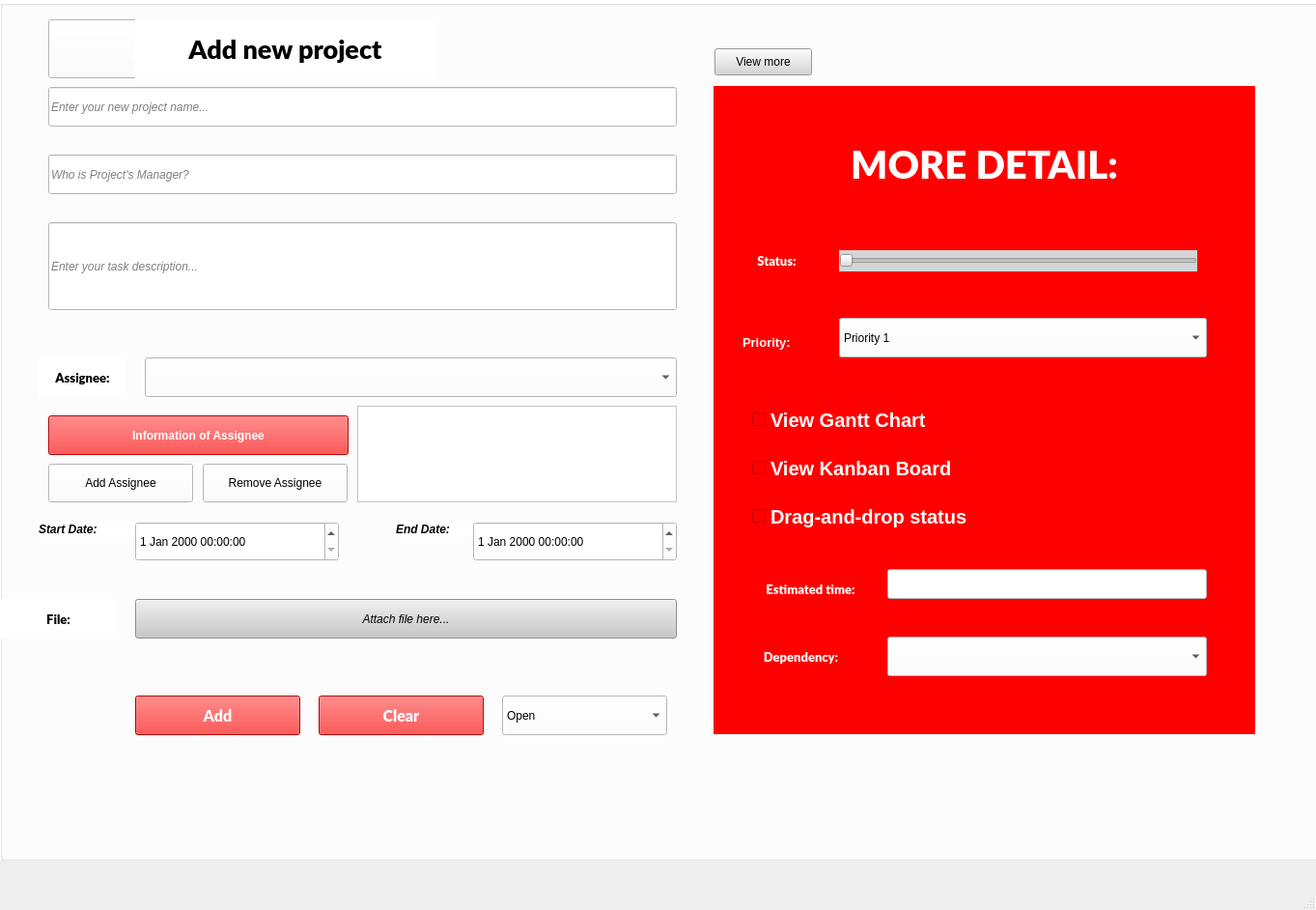
<?xml version="1.0" encoding="UTF-8"?>
<ui version="4.0">
 <class>MainWindow</class>
 <widget class="QMainWindow" name="MainWindow">
  <property name="geometry">
   <rect>
    <x>0</x>
    <y>0</y>
    <width>1363</width>
    <height>942</height>
   </rect>
  </property>
  <property name="sizePolicy">
   <sizepolicy hsizetype="Fixed" vsizetype="Fixed">
    <horstretch>50</horstretch>
    <verstretch>0</verstretch>
   </sizepolicy>
  </property>
  <property name="windowTitle">
   <string>MainWindow</string>
  </property>
  <property name="styleSheet">
   <string notr="true"/>
  </property>
  <widget class="QWidget" name="centralwidget">
   <widget class="QGroupBox" name="groupBox">
    <property name="enabled">
     <bool>true</bool>
    </property>
    <property name="geometry">
     <rect>
      <x>0</x>
      <y>0</y>
      <width>1381</width>
      <height>891</height>
     </rect>
    </property>
    <property name="font">
     <font>
      <family>Rockwell</family>
      <pointsize>14</pointsize>
      <weight>75</weight>
      <bold>true</bold>
     </font>
    </property>
    <property name="styleSheet">
     <string notr="true">background-color: rgb(255, 255, 255);
color: rgb(0, 0, 0);</string>
    </property>
    <property name="title">
     <string/>
    </property>
    <property name="alignment">
     <set>Qt::AlignCenter</set>
    </property>
    <widget class="QLabel" name="label">
     <property name="geometry">
      <rect>
       <x>140</x>
       <y>20</y>
       <width>311</width>
       <height>61</height>
      </rect>
     </property>
     <property name="font">
      <font>
       <family>Lato Black</family>
       <pointsize>20</pointsize>
       <weight>75</weight>
       <bold>true</bold>
      </font>
     </property>
     <property name="styleSheet">
      <string notr="true">color: rgb(255, 0, 0);
color: rgb(255, 0, 0);
color: rgb(0, 0, 0);</string>
     </property>
     <property name="text">
      <string>Add new project</string>
     </property>
     <property name="alignment">
      <set>Qt::AlignCenter</set>
     </property>
    </widget>
    <widget class="QPushButton" name="pushButton">
     <property name="geometry">
      <rect>
       <x>50</x>
       <y>20</y>
       <width>101</width>
       <height>61</height>
      </rect>
     </property>
     <property name="text">
      <string/>
     </property>
     <property name="icon">
      <iconset>
       <normaloff>../../Image/file_7222904.png</normaloff>../../Image/file_7222904.png</iconset>
     </property>
     <property name="iconSize">
      <size>
       <width>50</width>
       <height>50</height>
      </size>
     </property>
    </widget>
    <widget class="QLineEdit" name="lineEditProjectName">
     <property name="geometry">
      <rect>
       <x>50</x>
       <y>90</y>
       <width>651</width>
       <height>41</height>
      </rect>
     </property>
     <property name="font">
      <font>
       <italic>true</italic>
      </font>
     </property>
     <property name="styleSheet">
      <string notr="true"/>
     </property>
     <property name="text">
      <string/>
     </property>
     <property name="echoMode">
      <enum>QLineEdit::Normal</enum>
     </property>
     <property name="placeholderText">
      <string>Enter your new project name...</string>
     </property>
    </widget>
    <widget class="QLineEdit" name="lineEditManager">
     <property name="geometry">
      <rect>
       <x>50</x>
       <y>160</y>
       <width>651</width>
       <height>41</height>
      </rect>
     </property>
     <property name="font">
      <font>
       <italic>true</italic>
      </font>
     </property>
     <property name="styleSheet">
      <string notr="true"/>
     </property>
     <property name="text">
      <string/>
     </property>
     <property name="echoMode">
      <enum>QLineEdit::Normal</enum>
     </property>
     <property name="placeholderText">
      <string>Who is Project's Manager?</string>
     </property>
    </widget>
    <widget class="QComboBox" name="comboBoxStatus">
     <property name="geometry">
      <rect>
       <x>520</x>
       <y>720</y>
       <width>171</width>
       <height>41</height>
      </rect>
     </property>
     <property name="styleSheet">
      <string notr="true">background-color: rgb(0, 0, 0);
color: rgb(0, 0, 0);
background-color: rgb(255, 255, 255);</string>
     </property>
     <item>
      <property name="text">
       <string>Open</string>
      </property>
      <property name="icon">
       <iconset>
        <normaloff>../../Image/folder_2635178.png</normaloff>../../Image/folder_2635178.png</iconset>
      </property>
     </item>
     <item>
      <property name="text">
       <string>Pending</string>
      </property>
      <property name="icon">
       <iconset>
        <normaloff>../../Image/clock_3801836.png</normaloff>../../Image/clock_3801836.png</iconset>
      </property>
     </item>
     <item>
      <property name="text">
       <string>Ongoing</string>
      </property>
      <property name="icon">
       <iconset>
        <normaloff>../../Image/u-turn_16338815.png</normaloff>../../Image/u-turn_16338815.png</iconset>
      </property>
     </item>
     <item>
      <property name="text">
       <string>Completed</string>
      </property>
      <property name="icon">
       <iconset>
        <normaloff>../../Image/check_4049778.png</normaloff>../../Image/check_4049778.png</iconset>
      </property>
     </item>
     <item>
      <property name="text">
       <string>Canceled</string>
      </property>
      <property name="icon">
       <iconset>
        <normaloff>../../Image/calendar_11019109.png</normaloff>../../Image/calendar_11019109.png</iconset>
      </property>
     </item>
    </widget>
    <widget class="QPushButton" name="pushButtonAdd">
     <property name="geometry">
      <rect>
       <x>140</x>
       <y>720</y>
       <width>171</width>
       <height>41</height>
      </rect>
     </property>
     <property name="font">
      <font>
       <family>Lato Black</family>
       <pointsize>12</pointsize>
       <weight>75</weight>
       <bold>true</bold>
      </font>
     </property>
     <property name="styleSheet">
      <string notr="true">background-color: rgb(0, 170, 255);color: rgb(255, 255, 255);
background-color: rgb(255, 0, 0);</string>
     </property>
     <property name="text">
      <string>Add</string>
     </property>
     <property name="icon">
      <iconset>
       <normaloff>C:/Users/FPT/Downloads/6372974_account_avatar_log in_login_register_icon.png</normaloff>C:/Users/FPT/Downloads/6372974_account_avatar_log in_login_register_icon.png</iconset>
     </property>
    </widget>
    <widget class="QLabel" name="label_2">
     <property name="geometry">
      <rect>
       <x>40</x>
       <y>540</y>
       <width>100</width>
       <height>16</height>
      </rect>
     </property>
     <property name="font">
      <font>
       <weight>75</weight>
       <italic>true</italic>
       <bold>true</bold>
      </font>
     </property>
     <property name="text">
      <string>Start Date:</string>
     </property>
    </widget>
    <widget class="QLabel" name="label_3">
     <property name="geometry">
      <rect>
       <x>410</x>
       <y>540</y>
       <width>81</width>
       <height>16</height>
      </rect>
     </property>
     <property name="font">
      <font>
       <weight>75</weight>
       <italic>true</italic>
       <bold>true</bold>
      </font>
     </property>
     <property name="text">
      <string>End Date:</string>
     </property>
    </widget>
    <widget class="QDateTimeEdit" name="dateTimeStartDate">
     <property name="geometry">
      <rect>
       <x>140</x>
       <y>540</y>
       <width>211</width>
       <height>41</height>
      </rect>
     </property>
    </widget>
    <widget class="QDateTimeEdit" name="dateTimeEndDate">
     <property name="geometry">
      <rect>
       <x>490</x>
       <y>540</y>
       <width>211</width>
       <height>41</height>
      </rect>
     </property>
    </widget>
    <widget class="QPushButton" name="pushButtonClear">
     <property name="geometry">
      <rect>
       <x>330</x>
       <y>720</y>
       <width>171</width>
       <height>41</height>
      </rect>
     </property>
     <property name="font">
      <font>
       <family>Lato Black</family>
       <pointsize>12</pointsize>
       <weight>75</weight>
       <bold>true</bold>
      </font>
     </property>
     <property name="styleSheet">
      <string notr="true">background-color: rgb(0, 170, 255);color: rgb(255, 255, 255);
background-color: rgb(255, 0, 0);</string>
     </property>
     <property name="text">
      <string>Clear</string>
     </property>
     <property name="icon">
      <iconset>
       <normaloff>C:/Users/FPT/Downloads/6372974_account_avatar_log in_login_register_icon.png</normaloff>C:/Users/FPT/Downloads/6372974_account_avatar_log in_login_register_icon.png</iconset>
     </property>
    </widget>
    <widget class="QLineEdit" name="lineEditProjectName_2">
     <property name="geometry">
      <rect>
       <x>50</x>
       <y>230</y>
       <width>651</width>
       <height>91</height>
      </rect>
     </property>
     <property name="font">
      <font>
       <italic>true</italic>
      </font>
     </property>
     <property name="styleSheet">
      <string notr="true"/>
     </property>
     <property name="text">
      <string/>
     </property>
     <property name="echoMode">
      <enum>QLineEdit::Normal</enum>
     </property>
     <property name="placeholderText">
      <string>Enter your task description...</string>
     </property>
    </widget>
    <widget class="QComboBox" name="comboBoxAssignee">
     <property name="geometry">
      <rect>
       <x>150</x>
       <y>370</y>
       <width>551</width>
       <height>41</height>
      </rect>
     </property>
    </widget>
    <widget class="QPushButton" name="pushButtonAddAssignee">
     <property name="geometry">
      <rect>
       <x>50</x>
       <y>480</y>
       <width>150</width>
       <height>40</height>
      </rect>
     </property>
     <property name="text">
      <string>Add Assignee</string>
     </property>
    </widget>
    <widget class="QPushButton" name="pushButtonRemoveAssignee">
     <property name="geometry">
      <rect>
       <x>210</x>
       <y>480</y>
       <width>150</width>
       <height>40</height>
      </rect>
     </property>
     <property name="text">
      <string>Remove Assignee</string>
     </property>
    </widget>
    <widget class="QListWidget" name="listWidgetAssignees">
     <property name="geometry">
      <rect>
       <x>370</x>
       <y>420</y>
       <width>331</width>
       <height>100</height>
      </rect>
     </property>
    </widget>
    <widget class="QLabel" name="label_8">
     <property name="geometry">
      <rect>
       <x>40</x>
       <y>370</y>
       <width>91</width>
       <height>41</height>
      </rect>
     </property>
     <property name="font">
      <font>
       <family>Lato Black</family>
       <pointsize>10</pointsize>
       <weight>75</weight>
       <bold>true</bold>
      </font>
     </property>
     <property name="styleSheet">
      <string notr="true"/>
     </property>
     <property name="text">
      <string>Assignee:</string>
     </property>
     <property name="alignment">
      <set>Qt::AlignCenter</set>
     </property>
    </widget>
    <widget class="QPushButton" name="pushButtonInfor">
     <property name="geometry">
      <rect>
       <x>50</x>
       <y>430</y>
       <width>311</width>
       <height>41</height>
      </rect>
     </property>
     <property name="font">
      <font>
       <weight>75</weight>
       <bold>true</bold>
      </font>
     </property>
     <property name="styleSheet">
      <string notr="true">background-color: rgb(255, 0, 0);
color: rgb(255, 255, 255);</string>
     </property>
     <property name="text">
      <string>Information of Assignee</string>
     </property>
     <property name="icon">
      <iconset>
       <normaloff>../MainWindow/images/4850470_card_employee_id_identification_identity_icon.png</normaloff>../MainWindow/images/4850470_card_employee_id_identification_identity_icon.png</iconset>
     </property>
    </widget>
    <widget class="QLabel" name="label_9">
     <property name="geometry">
      <rect>
       <x>0</x>
       <y>620</y>
       <width>121</width>
       <height>41</height>
      </rect>
     </property>
     <property name="font">
      <font>
       <family>Lato Black</family>
       <pointsize>10</pointsize>
       <weight>75</weight>
       <bold>true</bold>
      </font>
     </property>
     <property name="styleSheet">
      <string notr="true"/>
     </property>
     <property name="text">
      <string>File:</string>
     </property>
     <property name="alignment">
      <set>Qt::AlignCenter</set>
     </property>
    </widget>
    <widget class="QPushButton" name="pushButtonFile">
     <property name="geometry">
      <rect>
       <x>140</x>
       <y>620</y>
       <width>561</width>
       <height>41</height>
      </rect>
     </property>
     <property name="font">
      <font>
       <weight>50</weight>
       <italic>true</italic>
       <bold>false</bold>
      </font>
     </property>
     <property name="styleSheet">
      <string notr="true">background-color: rgb(255, 0, 0);
background-color: rgb(200, 200, 200);</string>
     </property>
     <property name="text">
      <string>Attach file here...</string>
     </property>
    </widget>
    <widget class="QWidget" name="detailWidget" native="true">
     <property name="enabled">
      <bool>true</bool>
     </property>
     <property name="geometry">
      <rect>
       <x>739</x>
       <y>89</y>
       <width>561</width>
       <height>671</height>
      </rect>
     </property>
     <property name="mouseTracking">
      <bool>false</bool>
     </property>
     <property name="styleSheet">
      <string notr="true">background-color: rgb(255, 0, 0);
color: rgb(255, 255, 255);</string>
     </property>
     <property name="inputMethodHints">
      <set>Qt::ImhNone</set>
     </property>
     <widget class="QLabel" name="label_10">
      <property name="geometry">
       <rect>
        <x>100</x>
        <y>50</y>
        <width>361</width>
        <height>61</height>
       </rect>
      </property>
      <property name="font">
       <font>
        <family>Lato Black</family>
        <pointsize>30</pointsize>
        <weight>75</weight>
        <bold>true</bold>
       </font>
      </property>
      <property name="styleSheet">
       <string notr="true">color: rgb(255, 255, 255);</string>
      </property>
      <property name="text">
       <string>MORE DETAIL:</string>
      </property>
      <property name="alignment">
       <set>Qt::AlignCenter</set>
      </property>
     </widget>
     <widget class="QLabel" name="label_7">
      <property name="geometry">
       <rect>
        <x>20</x>
        <y>160</y>
        <width>91</width>
        <height>41</height>
       </rect>
      </property>
      <property name="font">
       <font>
        <family>Lato Black</family>
        <pointsize>10</pointsize>
        <weight>75</weight>
        <bold>true</bold>
       </font>
      </property>
      <property name="styleSheet">
       <string notr="true">color: rgb(255, 255, 255);</string>
      </property>
      <property name="text">
       <string>Status:</string>
      </property>
      <property name="alignment">
       <set>Qt::AlignCenter</set>
      </property>
     </widget>
     <widget class="QSlider" name="horizontalSliderProgress">
      <property name="geometry">
       <rect>
        <x>130</x>
        <y>170</y>
        <width>371</width>
        <height>22</height>
       </rect>
      </property>
      <property name="styleSheet">
       <string notr="true">background-color: rgb(255, 255, 255);
background-color: rgb(170, 0, 0);
background-color: rgb(255, 0, 0);
background-color: rgb(213, 213, 213);</string>
      </property>
      <property name="orientation">
       <enum>Qt::Horizontal</enum>
      </property>
     </widget>
     <widget class="QLabel" name="label_4">
      <property name="geometry">
       <rect>
        <x>30</x>
        <y>250</y>
        <width>91</width>
        <height>31</height>
       </rect>
      </property>
      <property name="font">
       <font>
        <pointsize>10</pointsize>
        <weight>75</weight>
        <italic>false</italic>
        <bold>true</bold>
       </font>
      </property>
      <property name="styleSheet">
       <string notr="true">color: rgb(255, 255, 255);</string>
      </property>
      <property name="text">
       <string>Priority:</string>
      </property>
     </widget>
     <widget class="QComboBox" name="comboBoxPriority">
      <property name="geometry">
       <rect>
        <x>130</x>
        <y>240</y>
        <width>381</width>
        <height>41</height>
       </rect>
      </property>
      <property name="styleSheet">
       <string notr="true">background-color: rgb(255, 255, 255);
color: rgb(0, 0, 0);</string>
      </property>
      <item>
       <property name="text">
        <string>Priority 1</string>
       </property>
       <property name="icon">
        <iconset>
         <normaloff>../../Image/army_3191032.png</normaloff>../../Image/army_3191032.png</iconset>
       </property>
      </item>
      <item>
       <property name="text">
        <string>Priority 2</string>
       </property>
       <property name="icon">
        <iconset>
         <normaloff>../../Image/flag_777580 (1).png</normaloff>../../Image/flag_777580 (1).png</iconset>
       </property>
      </item>
      <item>
       <property name="text">
        <string>Priority 3</string>
       </property>
       <property name="icon">
        <iconset>
         <normaloff>../../Image/flag_9177268.png</normaloff>../../Image/flag_9177268.png</iconset>
       </property>
      </item>
      <item>
       <property name="text">
        <string>Priority 4</string>
       </property>
       <property name="icon">
        <iconset>
         <normaloff>../../Image/red-flag_2483421.png</normaloff>../../Image/red-flag_2483421.png</iconset>
       </property>
      </item>
     </widget>
     <widget class="QCheckBox" name="checkBox">
      <property name="geometry">
       <rect>
        <x>40</x>
        <y>330</y>
        <width>261</width>
        <height>31</height>
       </rect>
      </property>
      <property name="font">
       <font>
        <pointsize>15</pointsize>
        <weight>75</weight>
        <bold>true</bold>
       </font>
      </property>
      <property name="styleSheet">
       <string notr="true">color: rgb(255, 255, 255);</string>
      </property>
      <property name="text">
       <string>View Gantt Chart</string>
      </property>
     </widget>
     <widget class="QCheckBox" name="checkBox_2">
      <property name="geometry">
       <rect>
        <x>40</x>
        <y>380</y>
        <width>301</width>
        <height>31</height>
       </rect>
      </property>
      <property name="font">
       <font>
        <pointsize>15</pointsize>
        <weight>75</weight>
        <bold>true</bold>
       </font>
      </property>
      <property name="styleSheet">
       <string notr="true">color: rgb(255, 255, 255);</string>
      </property>
      <property name="text">
       <string>View Kanban Board</string>
      </property>
     </widget>
     <widget class="QCheckBox" name="checkBox_3">
      <property name="geometry">
       <rect>
        <x>40</x>
        <y>430</y>
        <width>331</width>
        <height>31</height>
       </rect>
      </property>
      <property name="font">
       <font>
        <pointsize>15</pointsize>
        <weight>75</weight>
        <bold>true</bold>
       </font>
      </property>
      <property name="styleSheet">
       <string notr="true">color: rgb(255, 255, 255);</string>
      </property>
      <property name="text">
       <string>Drag-and-drop status</string>
      </property>
     </widget>
     <widget class="QLabel" name="label_11">
      <property name="geometry">
       <rect>
        <x>20</x>
        <y>500</y>
        <width>161</width>
        <height>41</height>
       </rect>
      </property>
      <property name="font">
       <font>
        <family>Lato Black</family>
        <pointsize>10</pointsize>
        <weight>75</weight>
        <bold>true</bold>
       </font>
      </property>
      <property name="styleSheet">
       <string notr="true">color: rgb(255, 255, 255);</string>
      </property>
      <property name="text">
       <string>Estimated time:</string>
      </property>
      <property name="alignment">
       <set>Qt::AlignCenter</set>
      </property>
     </widget>
     <widget class="QLineEdit" name="lineEdit_2">
      <property name="geometry">
       <rect>
        <x>180</x>
        <y>500</y>
        <width>331</width>
        <height>31</height>
       </rect>
      </property>
      <property name="styleSheet">
       <string notr="true">background-color: rgb(255, 255, 255);
color: rgb(0, 0, 0);</string>
      </property>
     </widget>
     <widget class="QLabel" name="label_12">
      <property name="geometry">
       <rect>
        <x>10</x>
        <y>570</y>
        <width>161</width>
        <height>41</height>
       </rect>
      </property>
      <property name="font">
       <font>
        <family>Lato Black</family>
        <pointsize>10</pointsize>
        <weight>75</weight>
        <bold>true</bold>
       </font>
      </property>
      <property name="styleSheet">
       <string notr="true">color: rgb(255, 255, 255);</string>
      </property>
      <property name="text">
       <string>Dependency:</string>
      </property>
      <property name="alignment">
       <set>Qt::AlignCenter</set>
      </property>
     </widget>
     <widget class="QComboBox" name="comboBoxDependency">
      <property name="geometry">
       <rect>
        <x>180</x>
        <y>570</y>
        <width>331</width>
        <height>41</height>
       </rect>
      </property>
      <property name="styleSheet">
       <string notr="true">background-color: rgb(255, 255, 255);
color: rgb(0, 0, 0);</string>
      </property>
     </widget>
    </widget>
    <widget class="QPushButton" name="pushButtonMore">
     <property name="geometry">
      <rect>
       <x>740</x>
       <y>50</y>
       <width>101</width>
       <height>28</height>
      </rect>
     </property>
     <property name="styleSheet">
      <string notr="true">background-color: rgb(213, 213, 213);</string>
     </property>
     <property name="text">
      <string>View more</string>
     </property>
     <property name="icon">
      <iconset>
       <normaloff>../MainWindow/images/211614_down_b_arrow_icon.png</normaloff>../MainWindow/images/211614_down_b_arrow_icon.png</iconset>
     </property>
    </widget>
    <zorder>pushButtonAddAssignee</zorder>
    <zorder>pushButtonRemoveAssignee</zorder>
    <zorder>listWidgetAssignees</zorder>
    <zorder>pushButton</zorder>
    <zorder>label</zorder>
    <zorder>lineEditProjectName</zorder>
    <zorder>lineEditManager</zorder>
    <zorder>comboBoxStatus</zorder>
    <zorder>pushButtonAdd</zorder>
    <zorder>label_2</zorder>
    <zorder>label_3</zorder>
    <zorder>dateTimeStartDate</zorder>
    <zorder>dateTimeEndDate</zorder>
    <zorder>pushButtonClear</zorder>
    <zorder>lineEditProjectName_2</zorder>
    <zorder>comboBoxAssignee</zorder>
    <zorder>label_8</zorder>
    <zorder>pushButtonInfor</zorder>
    <zorder>label_9</zorder>
    <zorder>pushButtonFile</zorder>
    <zorder>detailWidget</zorder>
    <zorder>pushButtonMore</zorder>
   </widget>
  </widget>
  <widget class="QMenuBar" name="menubar">
   <property name="geometry">
    <rect>
     <x>0</x>
     <y>0</y>
     <width>1363</width>
     <height>26</height>
    </rect>
   </property>
  </widget>
  <widget class="QStatusBar" name="statusbar"/>
 </widget>
 <resources/>
 <connections/>
 <designerdata>
  <property name="gridDeltaX">
   <number>10</number>
  </property>
  <property name="gridDeltaY">
   <number>10</number>
  </property>
  <property name="gridSnapX">
   <bool>true</bool>
  </property>
  <property name="gridSnapY">
   <bool>true</bool>
  </property>
  <property name="gridVisible">
   <bool>true</bool>
  </property>
 </designerdata>
</ui>
